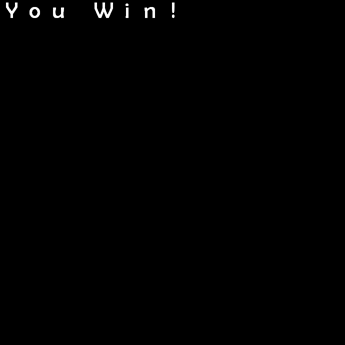

Rendered tile map (Tiled .tmx) drawn with the repository's tilesets; below, a short description and the full map source, tile grids included:
An orthogonal 15x15 tile map with 23x23 px tiles, 1 tile layer (Tile Layer 1).

<map version="1.0" tiledversion="1.0.3" orientation="orthogonal" renderorder="right-down" width="15" height="15" tilewidth="23" tileheight="23" nextobjectid="1">
 <tileset firstgid="1" source="Textset.tsx" />
 <layer name="Tile Layer 1" width="15" height="15">
  <data encoding="csv">
90,112,118,0,88,106,111,34,0,0,0,0,0,0,0,
0,0,0,0,0,0,0,0,0,0,0,0,0,0,0,
0,0,0,0,0,0,0,0,0,0,0,0,0,0,0,
0,0,0,0,0,0,0,0,0,0,0,0,0,0,0,
0,0,0,0,0,0,0,0,0,0,0,0,0,0,0,
0,0,0,0,0,0,0,0,0,0,0,0,0,0,0,
0,0,0,0,0,0,0,0,0,0,0,0,0,0,0,
0,0,0,0,0,0,0,0,0,0,0,0,0,0,0,
0,0,0,0,0,0,0,0,0,0,0,0,0,0,0,
0,0,0,0,0,0,0,0,0,0,0,0,0,0,0,
0,0,0,0,0,0,0,0,0,0,0,0,0,0,0,
0,0,0,0,0,0,0,0,0,0,0,0,0,0,0,
0,0,0,0,0,0,0,0,0,0,0,0,0,0,0,
0,0,0,0,0,0,0,0,0,0,0,0,0,0,0,
0,0,0,0,0,0,0,0,0,0,0,0,0,0,0
</data>
 </layer>
</map>
